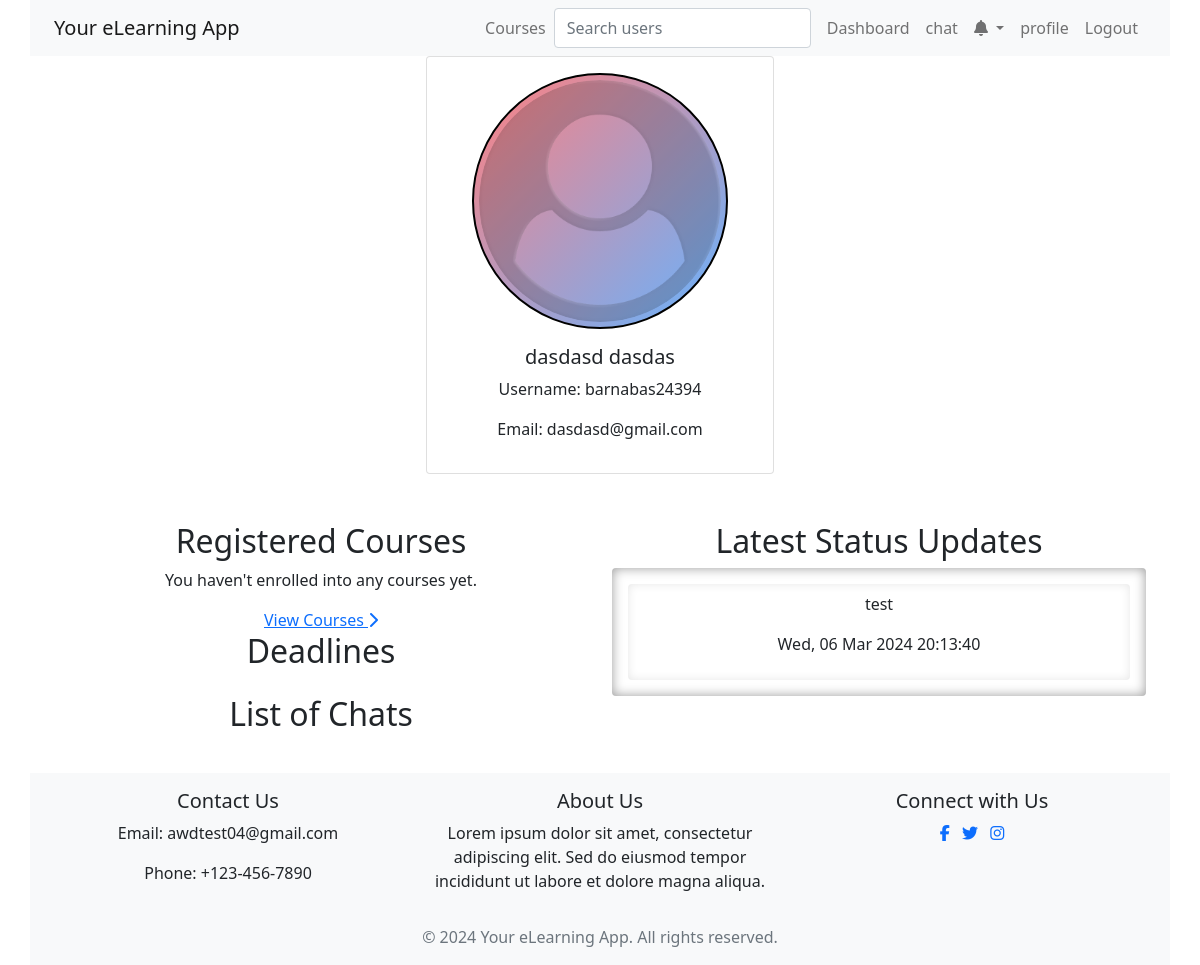
Page /dashboard/search/barnabas24394/ (signed in) on the committed database.
### users/models.py (models this page shows, shortened)
class User(AbstractUser):
    STUDENT = "student"
    TEACHER = "teacher"
    USER_TYPE_CHOICES = [
        (STUDENT, _("Student")),
        (TEACHER, _("Teacher")),
    ]
    user_type = models.CharField(
        _("User type"),
        max_length=20,
        choices=USER_TYPE_CHOICES,
        default=STUDENT,
    )
    photo = models.ImageField(
        upload_to=profile_picture_upload_path,
        null=True,
        blank=True,
        default="/photos/default_profile_picture.png",
    )
    date_of_birth = models.DateField(_("Date of Birth"), null=True, blank=True)
    first_name = models.CharField(_("First name"), max_length=30)
    last_name = models.CharField(_("Last name"), max_length=150)
    email = models.EmailField(
        _("Email address"), max_length=254, unique=True
    )  # Make email field unique
    username = models.CharField(_("Username"), max_length=150, unique=True)
    USERNAME_FIELD = "username"
    REQUIRED_FIELDS = ["email", "first_name", "last_name", "date_of_birth", "user_type"]
    def get_full_name(self):
        return f"{self.first_name} {self.last_name}"
    class Meta:
        verbose_name = _("User")
        verbose_name_plural = _("Users")
        unique_together = ["username", "email"]

class StatusUpdate(models.Model):
    user = models.ForeignKey(User, on_delete=models.CASCADE)
    content = models.TextField()
    created_at = models.DateTimeField(auto_now_add=True)
    class Meta:
        verbose_name = _("Status Update")
        verbose_name_plural = _("Status Updates")

### users/views.py (the view, shortened to what this page needs)
# urls.py: path("dashboard/search/<str:username>/", UserHomePage.as_view(), name="user_home"),
class UserHomePage(View):
    @method_decorator(custom_login_required)
    def dispatch(self, request, *args, **kwargs):
        return super().dispatch(request, *args, **kwargs)
    @csrf_exempt
    def get(self, request, *args, **kwargs):
        username = kwargs["username"]  # Retrieve the username from URL parameters
        current_user = request.user
        if current_user.username == username:
            return redirect("dashboard")
        searched_user = get_object_or_404(User, username=username)
        if searched_user.user_type == User.STUDENT:
            enrollments = Enrolment.objects.filter(student=searched_user)
            registered_courses = [enrollment.course for enrollment in enrollments]
            status_updates = StatusUpdate.objects.filter(user=searched_user).order_by(
                "-created_at"
            )[:5]
            context = {
                "other_user": current_user,
                "user": searched_user,
                "registered_courses": registered_courses,
                "status_updates": status_updates,
            }
            return render(request, "user/student_dashboard.html", context)

### courses/templates/user/student_dashboard.html (shortened to what this page needs)
{% extends '../base/base.html' %}
{% load static %}
{% block content %}
  <div class="container text-center">
    <div class="row mb-5 d-flex align-items-center justify-content-center">
      {% include 'partials/profile_section.html' %}
    </div>
    <div class="row">
      <div class="col-md-6">
        <h2>Registered Courses</h2>
        {% if registered_courses %}
          <div class="row mb-3">
            {% for course in registered_courses %}
              <div class="col-md-12">
                <ul class="list-group">
                  <a href="{% url 'official' course.id %}" class="list-group-item list-group-item-action" >{{ course.name }}</a>
                </ul>
              </div>
            {% endfor %}
          </div>
        {% else %}
          <div class="col-md-12">
            <p>You haven't enrolled into any courses yet.</p>
            <a href="{% url 'courses' %}">View Courses <i class="fas fa-chevron-right"></i></a>
          </div>
        {% endif %}
        <div class="row mb-3">
          <div class="col-md-12">
            <h2>Deadlines</h2>
          </div>
        </div>
        <div class="row mb-3">
          <div class="col-md-12">
            <h2>List of Chats</h2>
          </div>
        </div>
      </div>
      <div class="col-md-6">
        <div class="row">
          <div class="col-md-12">
            <div class="d-flex justify-content-center gap-3 align-items-center">
              <h2>Latest Status Updates</h2>
            </div>
            <ul class="list-group overflow-auto internal-shadow-lg" style=" max-height: 50vh;">
              {% for update in status_updates %}
                <li class="list-group-item border-0 m-3 internal-shadow-sm">
                  <p>{{ update.content }}</p>
                  <p>{{ update.created_at|date:'D, d M Y H:i:s' }}</p>
                </li>
              {% empty %}
                <p>No status updates yet.</p>
              {% endfor %}
            </ul>
          </div>
        </div>
      </div>
    </div>
{% endblock %}

### courses/templates/partials/profile_section.html
{% load static %}
<div class="col-md-4">
  <div class="card d-flex align-items-center justify-content-center p-3">
    <div class="profile-picture">
      {% if user.photo %}
        <img src="{{ user.photo.url }}" alt="{{ user.username }}'s Profile Picture" class="profile-img" />
      {% else %}
        <img src="{% static 'img/default_profile_picture.png' %}" alt="Default Profile Picture" class="profile-img" />
      {% endif %}
    </div>
    <div class="card-body">
      <h5 class="card-title">{{ user.get_full_name }}</h5>
      <p class="card-text">Username: {{ user.username }}</p>
      <p class="card-text">Email: {{ user.email }}</p>
    </div>
  </div>
</div>

### courses/static/css/styles.css (style rules this page uses)
body { font-family: Arial, sans-serif; margin: 0; padding: 0; }
.profile-picture { width: 16rem; height: 16rem; }
.profile-picture-sm, .profile-picture-md, .profile-picture, .profile-picture-xl { border-radius: 50%; overflow: hidden; border: 2px solid black; background-image: linear-gradient(to bottom right, #ff8080, #66b3ff); }
.profile-img { width: 100%; height: 100%; object-fit: cover; border-radius: 50%; border: 5px solid transparent; }
.internal-shadow-sm { box-shadow: inset 0 0 10px rgba(0, 0, 0, 0.1); }
.internal-shadow-lg { box-shadow: inset 0 0 12px rgba(0, 0, 0, 0.4); }

### rows in the picture
User: photo (placeholder picture), get_full_name "dasdasd dasdas", username "barnabas24394", email "dasdasd@gmail.com"
StatusUpdate: content "test", created_at "Wed, 06 Mar 2024 20:13:40"
